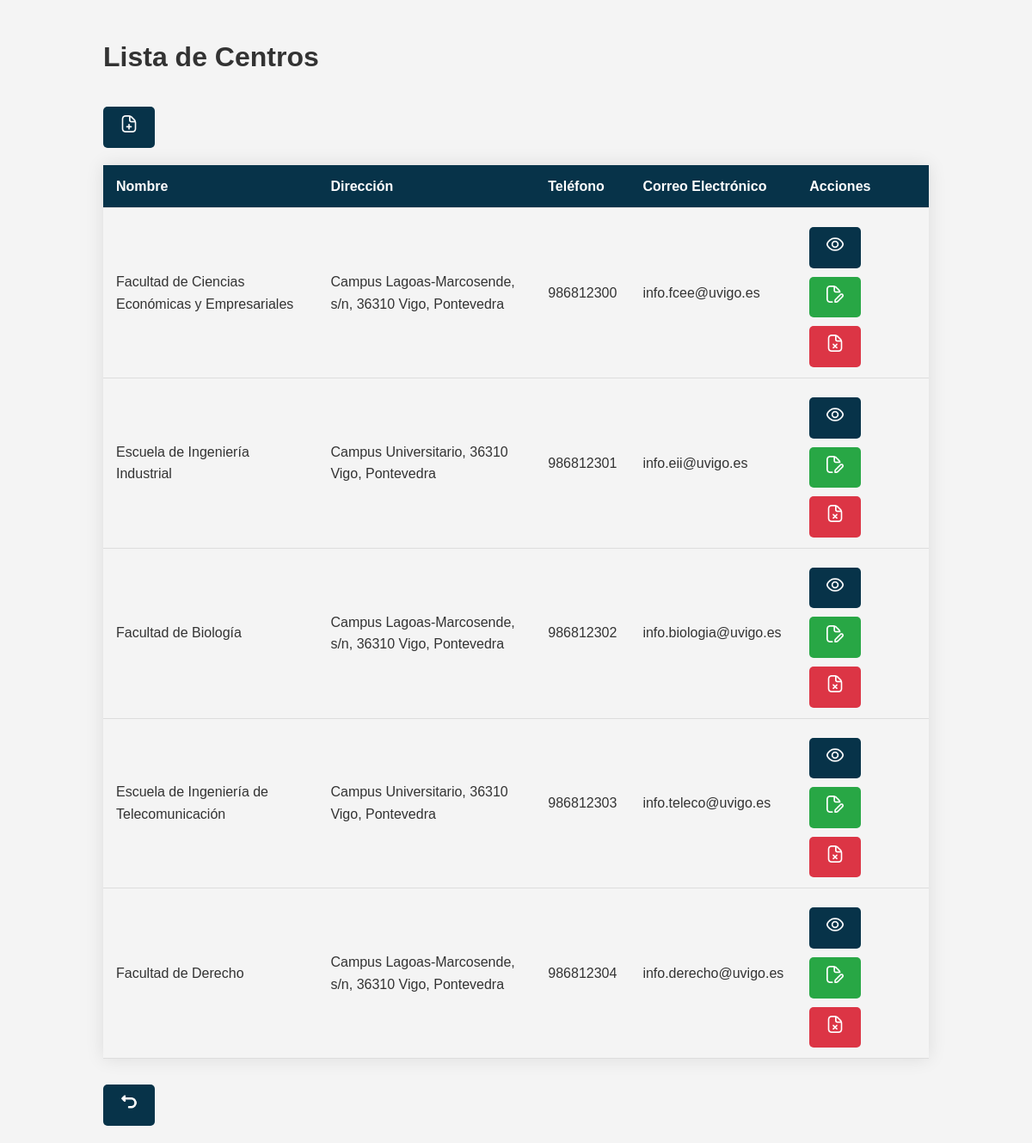
The app's page /Controllers/Centros_Controller.php?action=list_centros (signed in) with its own data.
### tables this page shows
CREATE TABLE Centro (
    ID_Centro INT AUTO_INCREMENT PRIMARY KEY,
    Nombre VARCHAR(50) NOT NULL,
    Direccion VARCHAR(100) NOT NULL,
    Telefono VARCHAR(15) NOT NULL,
    Email VARCHAR(100) NOT NULL
);

### models/Centros_Model.php (called while the page is built, shortened)
<?php
class Centros_Model {
    var $Nombre;
    var $Direccion;
    var $Telefono;
    var $Email;
    function __construct($ID_Centro, $Nombre, $Direccion, $Telefono, $Email) {
        $this->Nombre = $Nombre;
        $this->Direccion = $Direccion;
        $this->Telefono = $Telefono;
        $this->Email = $Email;
        include_once 'Access_DB.php';
        $this->mysqli = ConnectDB();
    }
    function search() {
        $sql = "SELECT * FROM Centro
                WHERE Nombre LIKE ? AND
                      Direccion LIKE ? AND
                      Telefono LIKE ? AND
                      Email LIKE ?";
        $stmt = $this->mysqli->prepare($sql);
        $search_nombre = "%$this->Nombre%";
        $search_direccion = "%$this->Direccion%";
        $search_telefono = "%$this->Telefono%";
        $search_email = "%$this->Email%";
        $stmt->bind_param('ssss', $search_nombre, $search_direccion, $search_telefono, $search_email);
        $stmt->execute();
        return $stmt->get_result();
    }
}
?>

### models/Access_DB.php (called while the page is built, shortened)
<?php
function ConnectDB() {
    $mysqli = new mysqli("localhost", "root", "", "uvigores");
    return $mysqli;
}
?>

### views/Centro_List_View.php (the view, shortened to what this page needs)
<?php
class Centro_List_View {
    function __construct($result) {
        $this->result = $result;
        $this->render();
    }
    function render() {
        include '../Locales/Strings_SPANISH.php';
        ?>
        <!DOCTYPE html>
        <html lang="es">
        <head>
            <link rel="stylesheet" href="../css/styles.css">
        </head>
        <body>
            <div class="container">
                <h1><?php echo $strings['Lista de Centros']; ?></h1>
                <a class="button" href="Centros_Controller.php?action=add_centro"title="<?php echo $strings['Añadir Centro']; ?>">
                    <img src="../views/img/add-resource.png" alt="<?php echo $strings['Añadir Recurso']; ?>" style="width: 20px; height: 20px;">
                </a><br>
                <table class="table">
                    <thead>
                        <tr>
                            <th><?php echo $strings['Nombre']; ?></th>
                            <th><?php echo $strings['Dirección']; ?></th>
                            <th><?php echo $strings['Teléfono']; ?></th>
                            <th><?php echo $strings['Correo Electrónico']; ?></th>
                            <th><?php echo $strings['Acciones']; ?></th>
                        </tr>
                    </thead>
                    <tbody>
                    <?php
                    while ($row = $this->result->fetch_assoc()) {
                        echo "<tr>";
                        echo "<td>{$row['Nombre']}</td>";
                        echo "<td>{$row['Direccion']}</td>";
                        echo "<td>{$row['Telefono']}</td>";
                        echo "<td>{$row['Email']}</td>";
                        echo "<td>
                                <a class='button button-view' href='Centros_Controller.php?action=view_centros&ID_Centro={$row['ID_Centro']}' title='Ver centro'>
                                    <img src='../views/img/show.png' alt='Ver usuario' style='width: 20px; height: 20px;'>
                                </a>
                                <a class='button button-edit' href='Centros_Controller.php?action=edit_centro&ID_Centro={$row['ID_Centro']}' title='Editar centro'>
                                    <img src='../views/img/edit-resource.png' alt='Editar centro' style='width: 20px; height: 20px;'></a>
                                <a class='button button-delete' href='Centros_Controller.php?action=delete_centro&ID_Centro={$row['ID_Centro']}' title='Eliminar centro' onclick='return confirm(\"¿Estás seguro de que quieres eliminar este recurso?\")'>
                                    <img src='../views/img/delete-resource.png' alt='Eliminar centro' style='width: 20px; height: 20px;'>
                                </a>
                              </td>";
                        echo "</tr>";
                    }
                    ?>
                    </tbody>
                </table>
                <a class="button" href="../index.php" title="<?php echo $strings['Volver']; ?>">
                    <img src="../views/img/turn-back.png" alt="<?php echo $strings['Volver']; ?>" style="width: 20px; height: 20px;">
                </a>
            </div>
        </body>
        </html>
        <?php
    }
}
?>

### css/styles.css (style rules this page uses)
body { font-family: 'Arial', sans-serif; background-color: #f4f4f4; color: #333; margin: 0; padding: 0; line-height: 1.6; }
.container { width: 80%; margin: 0 auto; padding: 20px; }
a { color: #0056b3; text-decoration: none; font-weight: bold; }
button, .button { background-color: #073349; color: white; padding: 10px 20px; border: none; cursor: pointer; text-align: center; border-radius: 5px; font-size: 16px; margin: 5px 0; display: inline-block; }
.table { width: 100%; border-collapse: collapse; margin: 20px 0; font-size: 16px; box-shadow: 0 0 20px rgba(0, 0, 0, 0.1); }
.table thead { background-color: #073349; color: white; }
.table th, .table td { padding: 12px 15px; text-align: left; border-bottom: 1px solid #ddd; }
.button { display: inline-block; padding: 10px 20px; margin: 10px 5px 0 0; background-color: #073349; color: white; text-align: center; text-decoration: none; border-radius: 5px; transition: background-color 0.3s ease; }
.button-edit { background-color: #28a745; }
.button-delete { background-color: #dc3545; }

### records on screen
centro: Nombre "Facultad de Ciencias Económicas y Empresariales", Direccion "Campus Lagoas-Marcosende, s/n, 36310 Vigo, Pontevedra", Telefono "986812300", Email "info.fcee@uvigo.es"
centro: Nombre "Escuela de Ingeniería Industrial", Direccion "Campus Universitario, 36310 Vigo, Pontevedra", Telefono "986812301", Email "info.eii@uvigo.es"
centro: Nombre "Facultad de Biología", Direccion "Campus Lagoas-Marcosende, s/n, 36310 Vigo, Pontevedra", Telefono "986812302", Email "info.biologia@uvigo.es"
centro: Nombre "Escuela de Ingeniería de Telecomunicación", Direccion "Campus Universitario, 36310 Vigo, Pontevedra", Telefono "986812303", Email "info.teleco@uvigo.es"
centro: Nombre "Facultad de Derecho", Direccion "Campus Lagoas-Marcosende, s/n, 36310 Vigo, Pontevedra", Telefono "986812304", Email "info.derecho@uvigo.es"

### other values on screen
$strings['Lista de Centros'] "Lista de Centros"
$strings['Nombre'] "Nombre"
$strings['Dirección'] "Dirección"
$strings['Teléfono'] "Teléfono"
$strings['Correo Electrónico'] "Correo Electrónico"
$strings['Acciones'] "Acciones"
